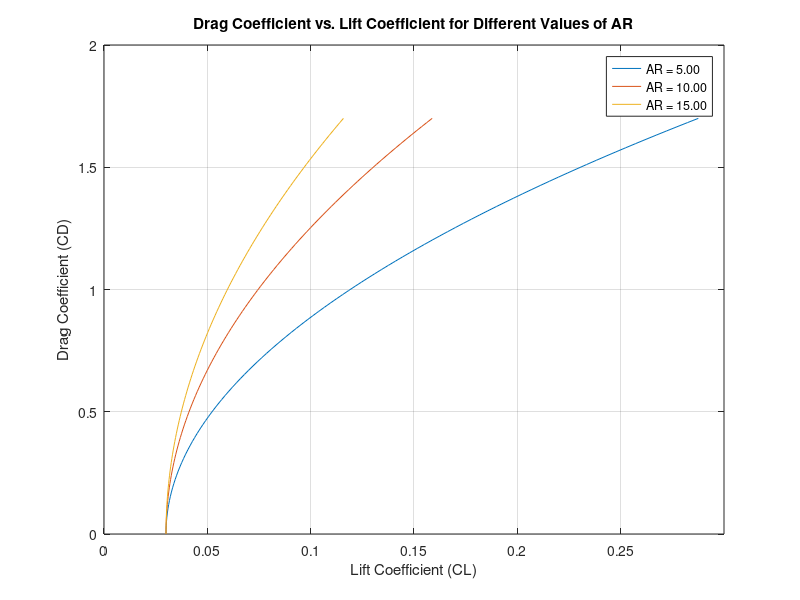

The MATLAB script that drew this image:
% Description: Program designed to plot drag polars for specific finite wings.
% Author: Matheus Rocha Carlos
% Email: ROCHACAM@my.erau.edu
% Class: AE201 - Section 07DB
% Date: 04/25/2025
% Worked With: N/a

%Basic Iniciation
clear;
clc;
close all;

%% Part A
%Iniciation
clear;
clc;
close all;
% Define the constants
B = 1.4;
AR = 8;

% Define the values of A
A_values = [0.01, 0.02, 0.03];

% Create a range of CL values up to 1.7
CL = linspace(0.0,1.7,100);

% Initialize best CL and CD variables to store the best CL/CD values
best_CL_CD = zeros(length(A_values), 1);
best_CL_values = zeros(length(A_values), 1);

% Loop through each value of A
for i = 1:length(A_values)
    A = A_values(i);
    CD = A + (B / (pi * AR)) * CL.^2;
    plot(CD, CL, 'DisplayName', sprintf('A = %.2f', A));
    hold on;
    % Calculate CL/CD ratio
    ratio = CL ./ CD;

    % Find the maximum CL/CD ratio and the corresponding CL value
    [max_ratio, max_index] = max(ratio);
    best_CL_CD(i) = max_ratio;
    best_CL_values(i) = CL(max_index);

    % Display the result for current A
    fprintf('For A = %.2f:\n', A);
    fprintf('  Best CL/CD ratio: %.4f\n', max_ratio);
    fprintf('  Corresponding CL: %.4f\n', CL(max_index));
end
% Label and Ajust Graph
xlabel('Lift Coefficient (CL)');
ylabel('Drag Coefficient (CD)');
title('Drag Coefficient vs. Lift Coefficient for Different Values of A');
legend('show');
grid on; 
hold off;

%% Part B
%Iniciation
clear;
clc;
close all;
% Define the constants
A = 0.03;
AR = 8;

% Define the values of A
B_values = [1.2, 1.4, 1.6];

% Create a range of CL values for analysis
CL = linspace(0.0,1.7,100);

% Initialize variables to store the best CL/CD values
best_CL_CD = zeros(length(B_values), 1);
best_CL_values = zeros(length(B_values), 1);

% Loop through each value of A
for i = 1:length(B_values)
    B = B_values(i);
    CD = A + (B / (pi * AR)) * CL.^2;
    plot(CD, CL, 'DisplayName', sprintf('B = %.2f', B));
    hold on;

    % Calculate CL/CD ratio
    ratio = CL ./ CD;

    % Find the maximum CL/CD ratio and the corresponding CL value
    [max_ratio, max_index] = max(ratio);
    best_CL_CD(i) = max_ratio;
    best_CL_values(i) = CL(max_index);

    % Display the result for the current value of A
    fprintf('For B = %.2f:\n', B);
    fprintf('  Best CL/CD ratio: %.4f\n', max_ratio);
    fprintf('  Corresponding CL: %.4f\n', CL(max_index));
end
% Label and Ajust Graph
axis([0.0 0.3 0.0 2.0])
xlabel('Lift Coefficient (CL)');
ylabel('Drag Coefficient (CD)');
title('Drag Coefficient vs. Lift Coefficient for Different Values of B');
legend('show');
grid on; 
hold off;

%% Part C
%Iniciation
clear;
clc;
close all;
% Define the constants
A = 0.03;
B = 1.4;

% Define the values of A
AR_values = [5, 10, 15];

% Create a range of CL values for analysis
CL = linspace(0.0,1.7,100);

% Initialize variables to store the best CL/CD values
best_CL_CD = zeros(length(AR_values), 1);
best_CL_values = zeros(length(AR_values), 1);

% Loop through each value of AR
for i = 1:length(AR_values)
    AR = AR_values(i);
    CD = A + (B / (pi * AR)) * CL.^2;
    plot(CD, CL, 'DisplayName', sprintf('AR = %.2f', AR));
    hold on;

    % Calculate CL/CD ratio
    ratio = CL ./ CD;

    % Find the maximum CL/CD ratio and the corresponding CL value
    [max_ratio, max_index] = max(ratio);
    best_CL_CD(i) = max_ratio;
    best_CL_values(i) = CL(max_index);

    % Display the result for the current value of A
    fprintf('For AR = %.2f:\n', AR);
    fprintf('  Best CL/CD ratio: %.4f\n', max_ratio);
    fprintf('  Corresponding CL: %.4f\n', CL(max_index));
end
% Label and Ajust Graph
axis([0.0 0.3 0.0 2.0])
xlabel('Lift Coefficient (CL)');
ylabel('Drag Coefficient (CD)');
title('Drag Coefficient vs. Lift Coefficient for Different Values of AR');
legend('show');
grid on; 
hold off;
